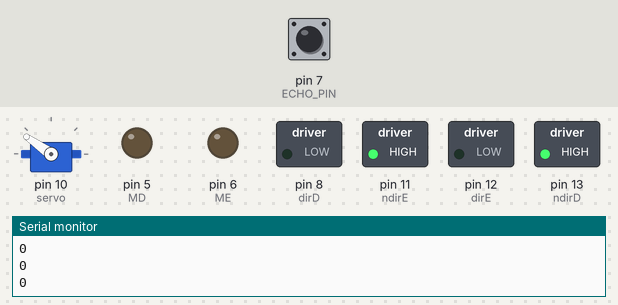
Simulated run of this sketch. Board: Arduino Uno, built with avr-gcc and run on an emulated ATmega328P. Shown: servo, switched loads named in the sketch (green lamp = pin HIGH), output pins drawn as LEDs (lit = HIGH), the last lines printed to the serial monitor. The inputs (shaded band) are chosen by the test bench; at power-on: pin 7 (ECHO_PIN) LOW. Pins used as bus, display or sensor lines are not drawn.

Above: at 7.6 s.
7.7 s: pin 7 (ECHO_PIN) pulsed HIGH 2 times (0.12 s each, 0.3 s apart)
At 9.3 s:
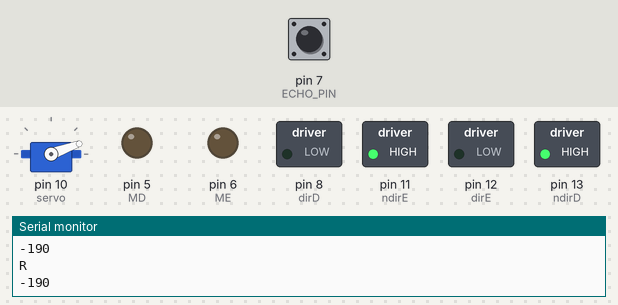
At 12.4 s:
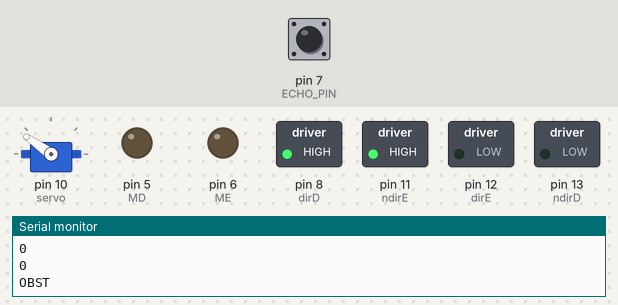
Timing chart, 0 to 26.3 s (numbered marks = the images above; inputs shaded):
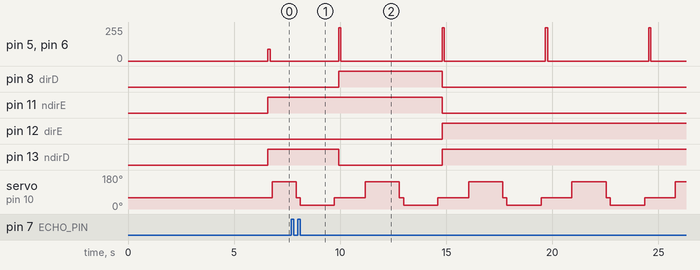

Measured:
- after the input at 7.7 s, pin 8 (dirD): LOW → HIGH after 2.2 s, → LOW 4.9 s later; pin 11 (ndirE): HIGH → LOW after 7.1 s instead of 2.7 s; pin 12 (dirE): LOW → HIGH after 7.1 s instead of 2.7 s; pin 13 (ndirD): HIGH → LOW after 2.2 s, → HIGH 4.9 s later
- by itself, pin 5 (MD), pin 6 (ME): alternates 250/255 for 0.10 s and 0/255 for 4.8 s
- by itself, servo on pin 10 (servo): repeats every 4.9 s: 20° 1.6 s, 60° 1.5 s, 145° 1.6 s, 60° 0.20 s

The sketch:

Novo_Sem_Biblio.ino
```cpp
//NewPing Library https://github.com/livetronic/Arduino-NewPing//
//Servo Library https://github.com/arduino-libraries/Servo.git //

//#include <NewPing.h>
#include <Servo.h>

// -----CONFIRMAR--------
// Pinos
#define TRIG_PIN 4
#define ECHO_PIN 7
#define ME 6            // Pino_Velocidade Motor Esquerda ( 0 a 255);
#define MD 5             //Pino_Velocidade Motor Direita ( 0 a 255);
#define dirE 12           //Pino_Direção do Motor Esquerdo: Para frente / Para trás (HIGH ou LOW);
#define ndirE 11
#define dirD 8          //Pino_Direção do Motor Direito: Para frente / Para trás (HIGH ou LOW);
#define ndirD 13

// Constantes
#define MAX_DISTANCE 300
#define MIN_DISTANCE 15
#define MIN_DISTANCE_INT 11
#define MAX_DISTANCE_INT 25
#define OBST_DISTANCE 50

#define MAX_SPEED 100
#define MAX_SPEED_OFFSET 10
#define MIN_SPEED 60
#define speedTurn 250

#define timeTurn 100
#define timeStop 100
#define timeReverse 100

#define MIN_TURN 20
#define MAX_TURN 145
#define SERVO_CENTRO 60


//NewPing sonar(TRIG_PIN, ECHO_PIN, MAX_DISTANCE);
Servo servo;

boolean goesForward = false;
boolean obstacle = false;
int distance = 100;
int speedSet = 0;

void setup() {

  Serial.begin(9600);

  pinMode(ME, OUTPUT);
  pinMode(MD, OUTPUT);
  pinMode(dirE, OUTPUT);
  pinMode(dirD, OUTPUT);
  pinMode(ndirE, OUTPUT);
  pinMode(ndirD, OUTPUT);
  pinMode(TRIG_PIN, OUTPUT);
  pinMode(ECHO_PIN, INPUT);

  servo.attach(10);


  //------- O QUE FAZ? ----------

  servo.write(SERVO_CENTRO);
  delay(2000);
  distance = readPing();
  delay(100);
  distance = readPing();
  delay(100);
  distance = readPing();
  delay(100);
  distance = readPing();
  delay(100);
}

void loop() {
  int distanceR = 0;
  int distanceL =  0;
  delay(40);

  //------------ SEGUIMENTO PAREDE-----------

  if (obstacle == true) {

    Serial.println("OBST");
    moveStop();
    delay(timeStop);
    distanceR = lookRight();
    delay(200);
    distanceL = lookLeft();
    delay(200);

    if (distanceR >= distanceL && distanceL <= MIN_DISTANCE_INT) {
      Serial.println("TURNR");
      turnRight();
      moveStop();
    }

    else if (distanceR >= distanceL && distanceL >= MAX_DISTANCE_INT) {
      Serial.println("TURNL");
      turnLeft();
      moveStop();
    }

    else if (distanceR <= distanceL && distanceL <= MIN_DISTANCE_INT) {
      turnLeft();
      moveStop();
    }

    else if (distanceR <= distanceL && distanceL >= MAX_DISTANCE_INT) {
      turnRight();
      moveStop();
    }
    else {
      moveForward();
    }
    // --------- IF BB ----------

  }

  else if (distance <= MIN_DISTANCE && obstacle == false) {

    obstacle = true;
    moveStop();
    delay(timeStop);
    moveBackward();
    delay(timeReverse);
    moveStop();
    delay(timeStop);
    distanceR = lookRight();
    delay(200);
    distanceL = lookLeft();
    delay(200);

    if (distanceR >= distanceL && distanceL <= MIN_DISTANCE_INT) {
      turnRight();
      moveStop();
    }

    else if (distanceR >= distanceL && distanceL >= MAX_DISTANCE_INT) {
      turnLeft();
      moveStop();
    }

    else if (distanceR <= distanceL && distanceL <= MIN_DISTANCE_INT) {
      turnLeft();
      moveStop();
    }

    else if (distanceR <= distanceL && distanceL >= MAX_DISTANCE_INT) {
      turnRight();
      moveStop();
    }
    else {
      moveForward();
    }

    // --------- IF BB ----------


  }
  else {

    // ------ SEGUIMENTO LINHA -----------

    obstacle = false;
    moveForward();
  }

  //-------- VARRIMENTO? -------------

  distance = readPing();
}

// ------ CONFIRMAR DIR E ESQ ---------

int lookRight() {
  servo.write(MAX_TURN);
  delay(500);
  int distance = readPing();
  delay(100);
  servo.write(SERVO_CENTRO);
  Serial.println("R");
  Serial.println(distance);
  return distance;
}

int lookLeft() {
  servo.write(MIN_TURN);
  delay(500);
  int distance = readPing();
  delay(100);
  servo.write(SERVO_CENTRO);
  Serial.println("L");
  Serial.println(distance);
  return distance;
  delay(100);
}

int readPing() {
//  delay(70);
//  int cm = sonar.ping_cm();
////  if (cm == 0) {
////    cm = 250;
////  }
//  return cm;


 int duration, cm;
  digitalWrite(TRIG_PIN, HIGH);
  delay(10);
  digitalWrite(TRIG_PIN, LOW);
  duration = pulseIn(ECHO_PIN, HIGH);
  cm = (duration / 2) / 29.1;
  Serial.println(cm);
  return cm;


}

void moveStop() {
  analogWrite(ME, 0);
  analogWrite(MD, 0);
}

void moveForward() {
  if (!goesForward)  {
    goesForward = true;
    digitalWrite(dirE, HIGH);
    digitalWrite(dirD, HIGH);
    digitalWrite(ndirE, LOW);
    digitalWrite(ndirD, LOW);
    for (speedSet = MIN_SPEED; speedSet < MAX_SPEED; speedSet += MAX_SPEED_OFFSET) { // slowly bring the speed up to avoid loading down the batteries too quickly
      analogWrite(ME, speedSet); // Ambos motores ligam na mesma velocidade
      analogWrite(MD, speedSet);
      delay(5);
    }
  }
}

void moveBackward() {
  goesForward = false;
  digitalWrite(dirE, LOW);
  digitalWrite(dirD, LOW);
  digitalWrite(ndirE, HIGH);
  digitalWrite(ndirD, HIGH);
  for (speedSet = MIN_SPEED; speedSet < MAX_SPEED; speedSet += MAX_SPEED_OFFSET) {// slowly bring the speed up to avoid loading down the batteries too quickly
    analogWrite(ME, speedSet); // Ambos motores ligam na mesma velocidade
    analogWrite(MD, speedSet);
    delay(5);
  }
}

void turnRight() {
  digitalWrite(dirE, HIGH);
  digitalWrite(dirD, LOW);
  digitalWrite(ndirE, LOW);
  digitalWrite(ndirD, HIGH);
  analogWrite(ME, speedTurn); //O motor esquerdo fica ligado
  analogWrite(MD, speedTurn);
  delay(timeTurn);
}

void turnLeft() {
  digitalWrite(dirE, LOW);
  digitalWrite(dirD, HIGH);
  digitalWrite(ndirE, HIGH);
  digitalWrite(ndirD, LOW);
  analogWrite(ME, speedTurn); //O motor esquerdo fica ligado
  analogWrite(MD, speedTurn);
  delay(timeTurn);
}
```
